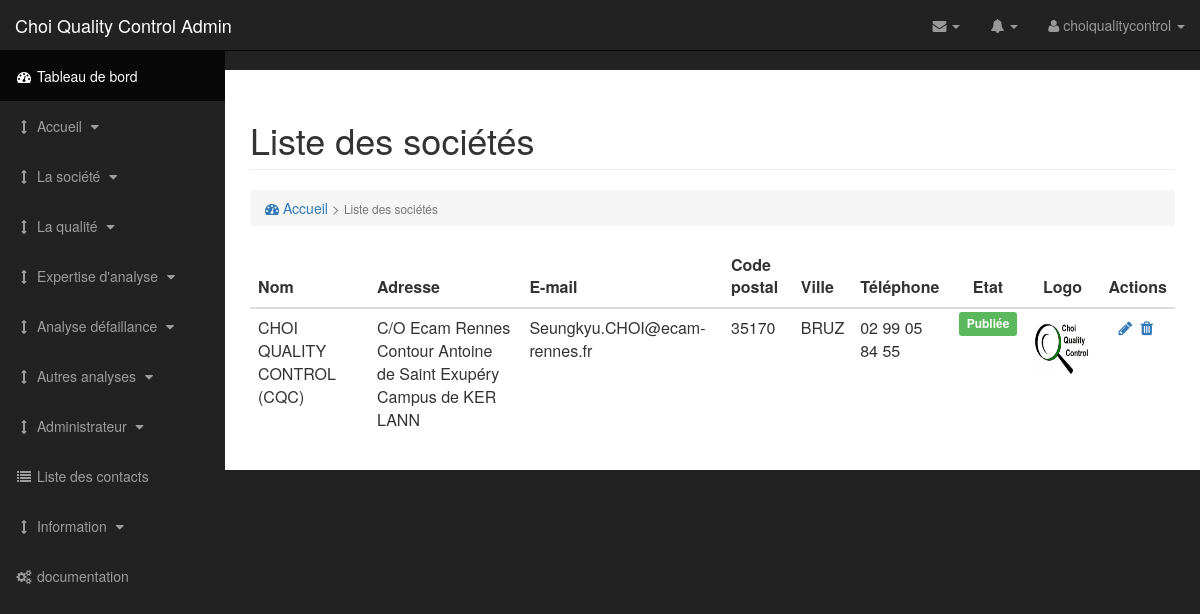
Page /admin/list-societe.php (signed in) on the committed database.
### tables this page shows
CREATE TABLE IF NOT EXISTS `societe` (
  `societe_id` int(11) NOT NULL AUTO_INCREMENT,
  `societe_nom` text NOT NULL,
  `societe_adresse` varchar(100) DEFAULT NULL,
  `societe_email` varchar(200) DEFAULT NULL,
  `societe_postal` varchar(50) DEFAULT NULL,
  `societe_ville` varchar(50) DEFAULT NULL,
  `societe_descriptionfr` text,
  `societe_descriptionan` text,
  `societe_propriofr` text,
  `societe_proprioan` text,
  `societe_tel` varchar(50) DEFAULT NULL,
  `societe_typeid` int(11) DEFAULT NULL,
  `societe_photo` text,
  `societe_datecreation` datetime DEFAULT NULL,
  `societe_active` tinyint(1) NOT NULL DEFAULT '0',
  `societe_date` datetime DEFAULT NULL,
  PRIMARY KEY (`societe_id`)
);

### admin/process/t-list-societe.php (called while the page is built, shortened)
<?php
	require('config.php');
    $prestations = $db->prepare('SELECT * FROM societe ORDER BY societe_active DESC');
    $prestations->execute();
 ?>

### admin/list-societe.php (the view, shortened to what this page needs)
<?php
    require('process/t-list-societe.php');
    ?>
<!DOCTYPE html>
<html lang="fr">
<head>
</head>
<body>
    <div id="wrapper">
            <nav class="navbar navbar-inverse navbar-fixed-top" role="navigation">
            </nav>
     <div id="page-wrapper">
            <div class="container-fluid">
                <div class="row">
                    <div class="col-lg-12">
                        <h1 class="page-header">
                            Liste des sociétés
                        </h1>
                        <ol class="breadcrumb">
                            <li class="active">
                                <a href="\admin\index.php"><i class="fa fa-dashboard"></i> Accueil</a> > <small>Liste des sociétés</small>
                            </li>
                        </ol>
                    </div>
                </div>
                <div class="row">
                    <div class="col-lg-12">
                        <table class="table striped-table">
                            <thead>
                                <tr>
                                    <th>Nom</th>
                                    <th>Adresse</th>
                                    <th>E-mail</th>
                                    <th>Code postal</th>
                                    <th>Ville</th>
                                    <th>Téléphone</th>
                                    <th class="text-center">Etat</th>
                                    <th class="text-center">Logo</th>
                                    <th class="text-center">Actions</th>
                                </tr>
                            </thead>
                            <tbody>
                                <?php while ($prest = $prestations->fetch()) { ?>
                                    <tr>
                                        <td><?= $prest['societe_nom']?></td>
                                        <td><?= $prest['societe_adresse']?></td>
                                        <td><?= $prest['societe_email']?></td>
                                        <td><?= $prest['societe_postal']?></td>
                                        <td><?= $prest['societe_ville']?></td>
                                        <td><?= $prest['societe_tel']?></td>
                                        <td class="text-center">
                                            <?php
                                                if($prest['societe_active'] == 1){
                                                    echo '<span class="label label-success">Publiée</span>';
                                                }
                                                else{
                                                    echo '<span class="label label-warning">Non publiée</span>';
                                                }
                                            ?>
                                        </td>
                                        <td class="text-center">
                                            <img src="/choiqualitycontrol/media/img/prest/<?= $prest['societe_photo'];?>"
                                                 style="width: 60px; height: 60px"/>
                                        </td>
                                        <td class="text-center">
                                            <span>
                                                <a role="button" title="Modifier la prestation" href="\admin\edit-societe.php?nom=<?= $prest['societe_nom'];?>&id=<?= $prest['societe_id']?>"
                                                   class="edit fa fa-pencil" id="edit-<?= $prest['societe_id']?>"></a>
                                            </span>
                                            <span>
                                                    <?php if ($prest['societe_active'] == 1) {?>
                                                    <a role="button" title="Désactier la prestation" href="\admin\list-societe.php?act=disable&nom=<?= $prest['societe_nom'];?>&id=<?= $prest['societe_id']?>"
                                                       class="del fa fa-fw fa-trash" id="del-<?= $prest['societe_id']?>"></a>
                                                    <?php }else {?>
                                                    <a role="button" title="Actier la prestation" href="\admin\list-societe.php?act=enable&nom=<?= $prest['societe_nom'];?>&id=<?= $prest['societe_id']?>"
                                                       class="del fa fa-fw fa-level-up" id="del-<?= $prest['societe_id']?>"></a>
                                                    <?php }?>
                                            </span>
                                        </td>
                                    </tr>
                                <?php } ?>
                            </tbody>
                        </table>
                    </div>
                </div>
            </div>
        </div>
    </div>
</body>
</html>

### assets/css/sb-admin.css (style rules this page uses)
body { margin-top: 100px; background-color: #222; }
@media (min-width:768px) { body { margin-top: 50px; } }
#wrapper { padding-left: 0; }
#page-wrapper { width: 100%; padding: 0; background-color: #fff; }
@media (min-width:768px) { #wrapper { padding-left: 225px; } }
@media (min-width:768px) { #page-wrapper { padding: 10px; } }
.top-nav { padding: 0 15px; }
.top-nav>li { display: inline-block; float: left; }
.top-nav>li>a { padding-top: 15px; padding-bottom: 15px; line-height: 20px; color: #999; }
@media (min-width:768px) { .side-nav { position: fixed; top: 51px; left: 225px; width: 225px; margin-left: -225px; border: none; border-radius: 0; overflow-y: auto; background-color: #222; bottom: 0; overflow-x: hidden; padding-bottom: 40px; } }
@media (min-width:768px) { .side-nav>li>a { width: 225px; } }

### assets/css/style-admin.css (style rules this page uses)
.text-center { text-align: center; }

### rows in the picture
societe: societe_nom "CHOI QUALITY CONTROL (CQC)", societe_adresse "C/O Ecam Rennes Contour Antoine de Saint Exupéry Campus de KER LANN", societe_email "Seungkyu.CHOI@ecam-rennes.fr", societe_postal "35170", societe_ville "BRUZ", societe_tel "02 99 05 84 55", societe_active "Publiée", societe_photo (picture)
